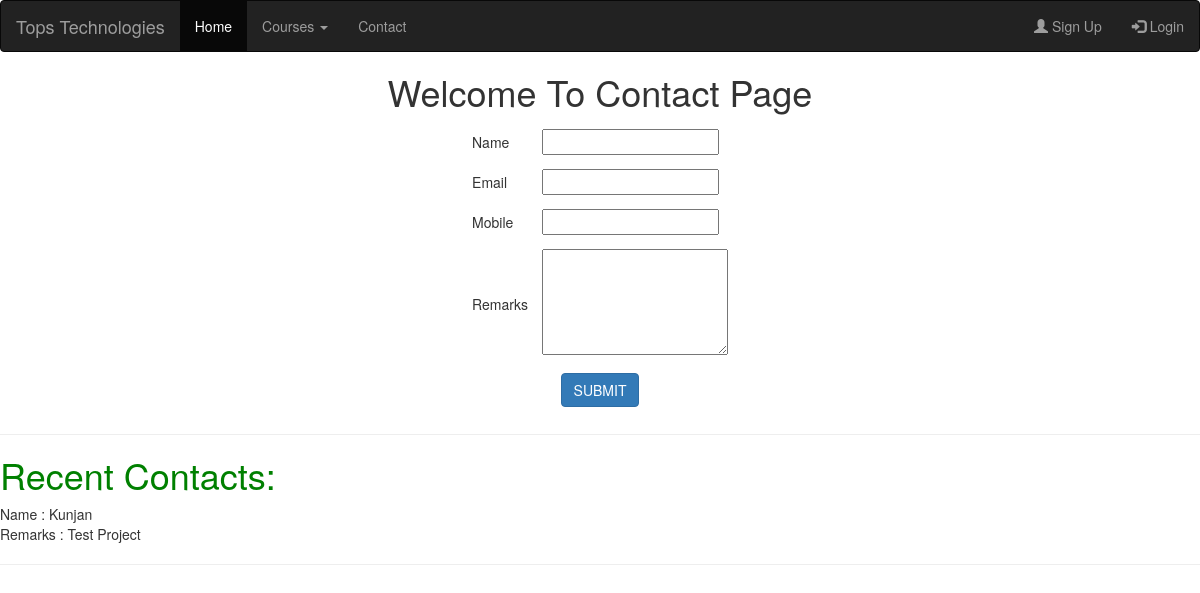
Page /contact/ on the earlier database version.
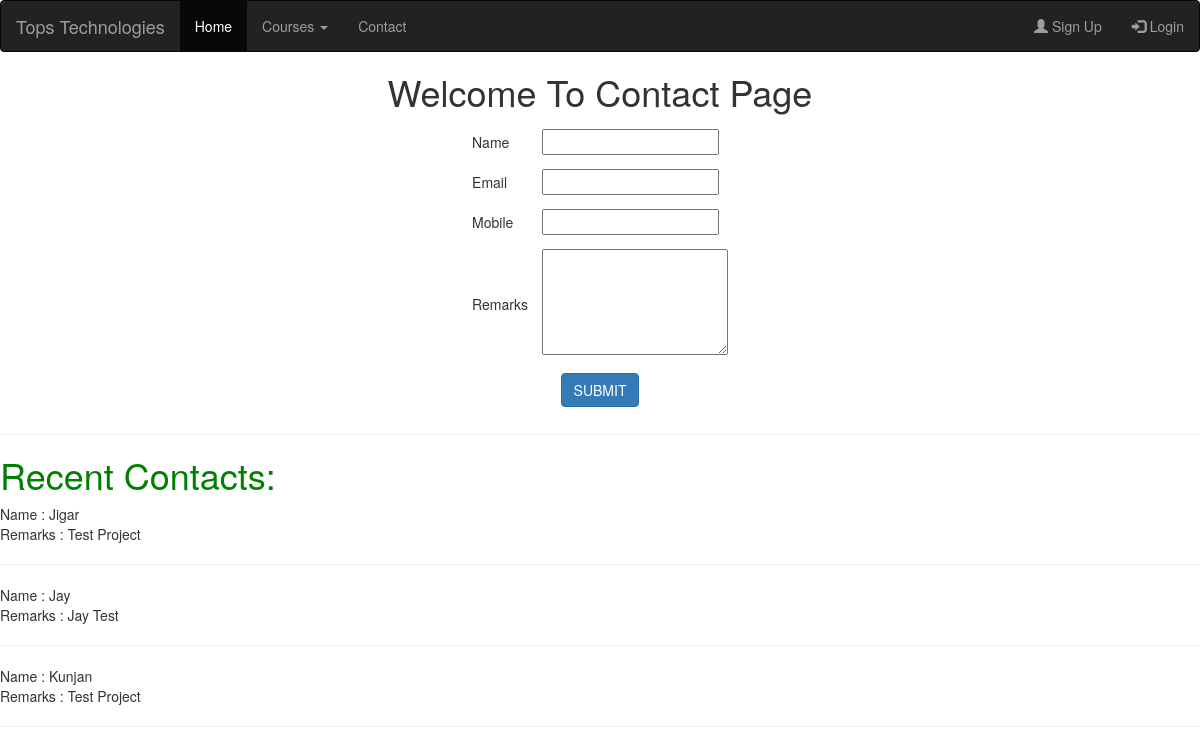
Same page on the later database version.
### myapp/models.py (models this page shows, shortened)
class Contact(models.Model):
	name=models.CharField(max_length=100)
	email=models.EmailField()
	mobile=models.PositiveIntegerField()
	remarks=models.TextField()

### myapp/views.py (the view)
# urls.py: path('contact/',views.contact,name='contact'),
def contact(request):
	if request.method=="POST":
		Contact.objects.create(
				name=request.POST['name'],
				email=request.POST['email'],
				mobile=request.POST['mobile'],
				remarks=request.POST['remarks'],
			)
		contacts=Contact.objects.all().order_by("-id")[:5]
		msg="Contact Saved Successfully"
		return render(request,'contact.html',{'msg':msg,'contacts':contacts})
	else:
		contacts=Contact.objects.all().order_by("-id")[:5]
		return render(request,'contact.html',{'contacts':contacts})

### myapp/templates/contact.html (shortened to what this page needs)
{% extends 'header.html' %}
{% block content %}
<!DOCTYPE html>
<html>
<head>
</head>
<body>
	<center>
		<h1>Welcome To Contact Page</h1>
		<form method="post" action="{% url 'contact' %}">
			<table>
				<tr>
					<td>Name</td>
					<td><input type="text" name="name"></td>
				</tr>
				<tr>
					<td>Email</td>
					<td><input type="text" name="email"></td>
				</tr>
				<tr>
					<td>Mobile</td>
					<td><input type="text" name="mobile"></td>
				</tr>
				<tr>
					<td>Remarks</td>
					<td><textarea rows="5" cols="22" name="remarks"></textarea></td>
				</tr>
				<tr>
					<td colspan="2" align="center">
						<input type="submit" name="action" value="SUBMIT" class="btn btn-primary">
					</td>
				</tr>
			</table>
		</form>
	</center>
	<hr>
	<h1 style="color:green">Recent Contacts:</h1>
	{% for i in contacts %}
		Name : {{i.name}}<br>
		Remarks : {{i.remarks}}<br><hr>
	{% endfor%}
</body>
</html>
{% endblock %}

### myapp/templates/header.html (shortened to what this page needs)
<!DOCTYPE html>
<html>
<head>
	<link rel="stylesheet" href="https://maxcdn.bootstrapcdn.com/bootstrap/3.4.1/css/bootstrap.min.css">
</head>
<body>
<nav class="navbar navbar-inverse">
  <div class="container-fluid">
    <div class="navbar-header">
      <a class="navbar-brand" href="/">Tops Technologies</a>
    </div>
    <ul class="nav navbar-nav">
      <li class="active"><a href="/">Home</a></li>
      <li class="dropdown"><a class="dropdown-toggle" data-toggle="dropdown" href="#">Courses <span class="caret"></span></a>
      </li>
      <li><a href="{% url 'contact' %}">Contact</a></li>
    </ul>
    <ul class="nav navbar-nav navbar-right">
      <li><a href="{% url 'signup'%}"><span class="glyphicon glyphicon-user"></span> Sign Up</a></li>
      <li><a href="{% url 'login'%}"><span class="glyphicon glyphicon-log-in"></span> Login</a></li>
    </ul>
  </div>
</nav>
{% block content %}
{% endblock %}
</body>
</html>

### myapp/templates/header.html (style rules this page uses)
tr,td { padding: 7px; }

Differences in the rows shown:
added Contact: name "Jigar", remarks "Test Project"
added Contact: name "Jay", remarks "Jay Test"
